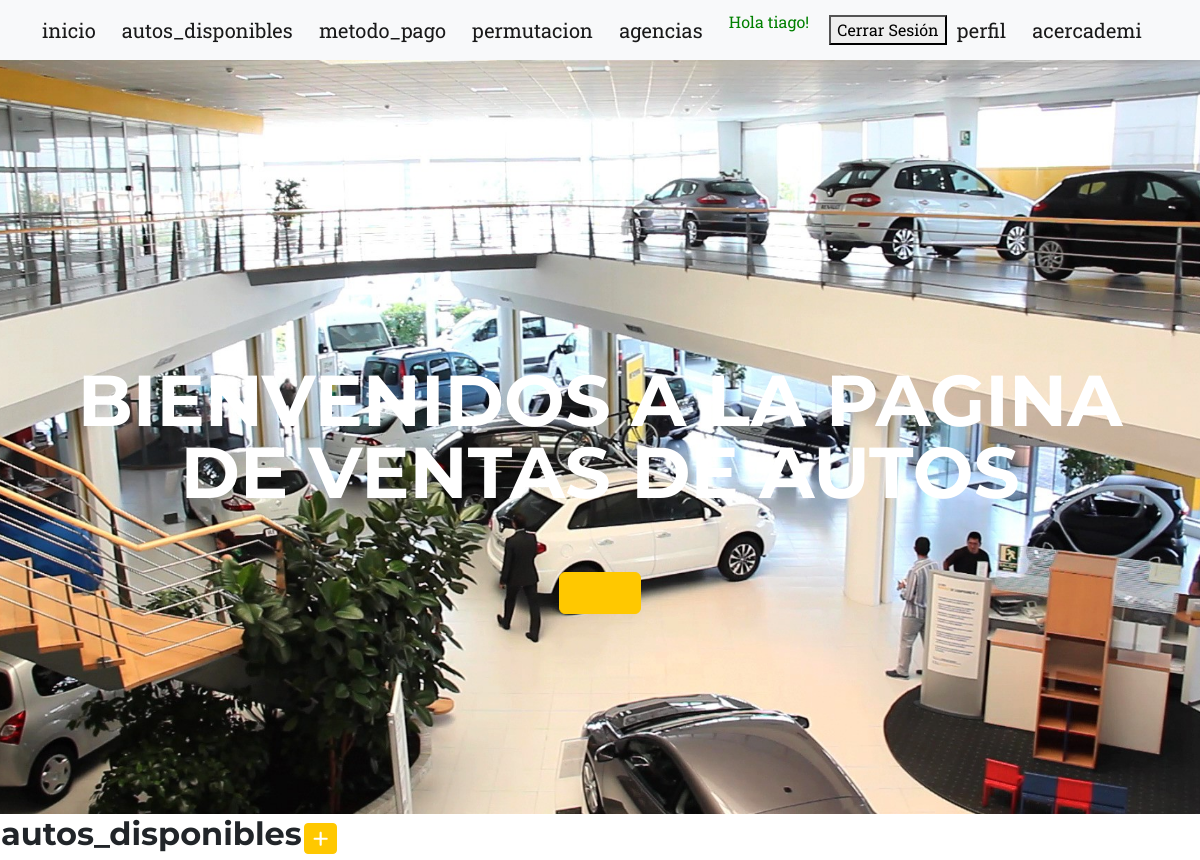
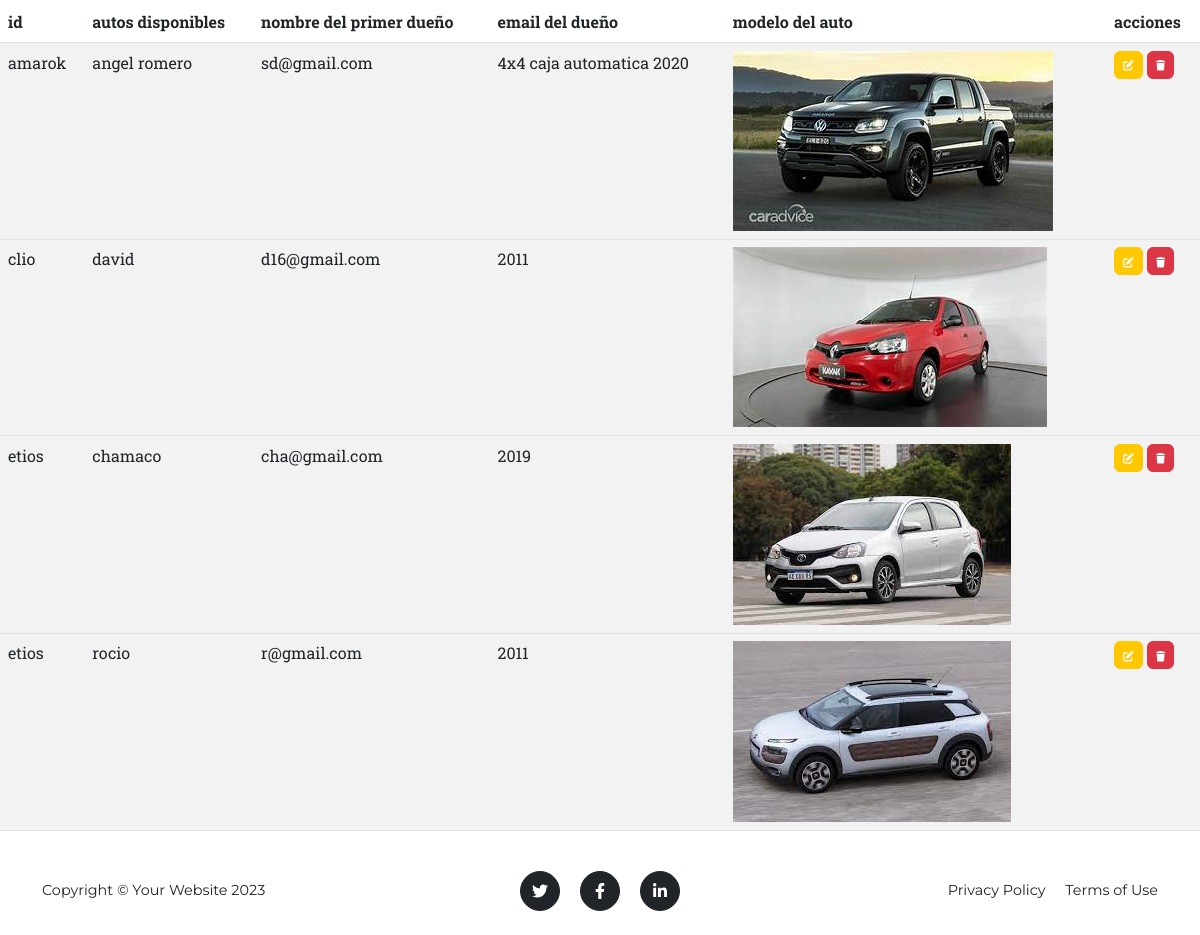
Page /aplicacion/autos_disponibles (signed in) on the committed database (2 pictures, top to bottom).
### aplicacion/models.py (models this page shows)
class autos_disponibles(models.Model):
    nombre_auto=models.CharField(max_length=50)
    nombre_primer_dueño=models.CharField(max_length=50,null=False)
    email=models.EmailField()
    modelo=models.CharField(max_length=50)
    imagen=models.ImageField(upload_to="avatares",blank=True,null=True)

### aplicacion/views.py (the view)
# urls.py: path('autos_disponibles',autos_disponibleslist.as_view(),name="autos_disponibles"),
class autos_disponibleslist(LoginRequiredMixin,ListView):
     model=autos_disponibles

### aplicacion/templates/aplicacion/autos_disponibles_list.html (shortened to what this page needs)
{% extends 'aplicacion/home.html' %}
{% block contenido %}
<table>
     <tr>
       <td width="200"><h2>autos_disponibles </h2></td>
         <td>
            <a
             href="{%url 'autos_disponiblescreate' %}"
             class="btn btn-primary btn-sm"
             ><i class="fa fa-plus fa-lg" title="crear"> </i>
             </a>
         </td>
     </tr>
</table>
    <table class="table table-striped">
         <thead>
            <tr>
               <th>id</th>
               <th>autos disponibles</th>
               <th>nombre del primer dueño</th>
               <th>email del dueño </th>
               <th>modelo del auto </th>
                <th>acciones </th>
        </thead>
    {% for c in autos_disponibles_list %}
            <tr>
                <td>{{c.nombre_auto}} </td>
                <td>{{c.nombre_primer_dueño}}
                <td>{{c.email}}</td>
                <td>{{c.modelo}}</td>
                <td>
                <img src="{{c.imagen.url}}" alt="" class="prod-size">
                <td>
                  <a
                href="{%url 'autos_disponiblesUpdate' c.id %}"
                class="btn btn-primary"
                style="--bs-btn-padding-y: .25rem; --bs-btn-padding-x: .5rem; --bs-btn-font-size: .75rem;"
                ><i class="fa fa-edit fa-sm" title="Edit Record"></i>
              </a>
              <a
                href="{%url 'autos_disponiblesDelete' c.id %}"
                class="btn btn-danger"
                style="--bs-btn-padding-y: .25rem; --bs-btn-padding-x: .5rem; --bs-btn-font-size: .75rem;"
                ><i class="fa fa-trash fa-sm" title="Delete Record"></i>
              </a>
            </td>
                </td>
             <tr>
    {% endfor %}
    </table>
{% endblock contenido %}

### aplicacion/templates/aplicacion/home.html (shortened to what this page needs)
<!DOCTYPE html>
<html lang="en">
    <head>
        {% load static %}
        <link href="{% static 'css/styles.css'%}" rel="stylesheet" />
    </head>
    <body id="page-top">
       <nav class="navbar navbar-light bg-light static-top">
        <div class="container">
            <a class="navbar-brand" href="{%url   'home'  %}">inicio</a>
            <!DOCTYPE html>
<html lang="es">
<head>
</head>
<body>
            {% if user.is_authenticated %}
                 <a class="navbar-brand" href="{%url 'autos_disponibles' %}">autos_disponibles</a>
                 <a class="navbar-brand" href="{%url 'metodo_pago' %}">metodo_pago</a>
                 <a class="navbar-brand" href="{%url 'permutacion' %}">permutacion</a>
                 <a class="navbar-brand" href="{%url 'Agencias' %}">agencias</a>
                 <p style="color:green">Hola {{user.username}}!</p>
                 <form action="{% url 'logout' %}" method="post">
                    <button type="submit">Cerrar Sesión</button>
                </form>
                 <a class="navbar-brand" href="{%url 'editar_perfil' %}">perfil</a>
                 <a class="navbar-brand" href="{%url 'acercademi' %}">acercademi</a>
            {% else %}
                <a class="btn btn-primary" href="{% url 'login' %}"> login</a>
                <a class="btn btn-success" href="{% url 'registro' %}"> registro</a>
            {% endif %}
        </div>
       </nav>
        <header class="masthead">
            <div class="container">
                <div class="masthead-heading text-uppercase">BIENVENIDOS A LA PAGINA DE VENTAS DE AUTOS</div>
                <a class="btn btn-primary btn-xl text-uppercase" href="#services"></a>
            </div>
        </header>
        {% block contenido %}
        {% endblock contenido %}
        <footer class="footer py-4">
            <div class="container">
                <div class="row align-items-center">
                    <div class="col-lg-4 text-lg-start">Copyright &copy; Your Website 2023</div>
                    <div class="col-lg-4 my-3 my-lg-0">
                        <a class="btn btn-dark btn-social mx-2" href="#!" aria-label="Twitter"><i class="fab fa-twitter"></i></a>
                        <a class="btn btn-dark btn-social mx-2" href="#!" aria-label="Facebook"><i class="fab fa-facebook-f"></i></a>
                        <a class="btn btn-dark btn-social mx-2" href="#!" aria-label="LinkedIn"><i class="fab fa-linkedin-in"></i></a>
                    </div>
                    <div class="col-lg-4 text-lg-end">
                        <a class="link-dark text-decoration-none me-3" href="#!">Privacy Policy</a>
                        <a class="link-dark text-decoration-none" href="#!">Terms of Use</a>
                    </div>
                </div>
            </div>
        </footer>
    </body>
</html>

### rows in the picture
autos_disponibles: nombre_auto "amarok", nombre_primer_dueño "angel romero", email "sd@gmail.com", modelo "4x4 caja automatica 2020", imagen (picture)
autos_disponibles: nombre_auto "clio", nombre_primer_dueño "david", email "d16@gmail.com", modelo "2011", imagen (picture)
autos_disponibles: nombre_auto "etios", nombre_primer_dueño "chamaco", email "cha@gmail.com", modelo "2019", imagen (picture)
autos_disponibles: nombre_auto "etios", nombre_primer_dueño "rocio", email "r@gmail.com", modelo "2011", imagen (picture)

### other values in the picture
{{ user.username }} "tiago"
